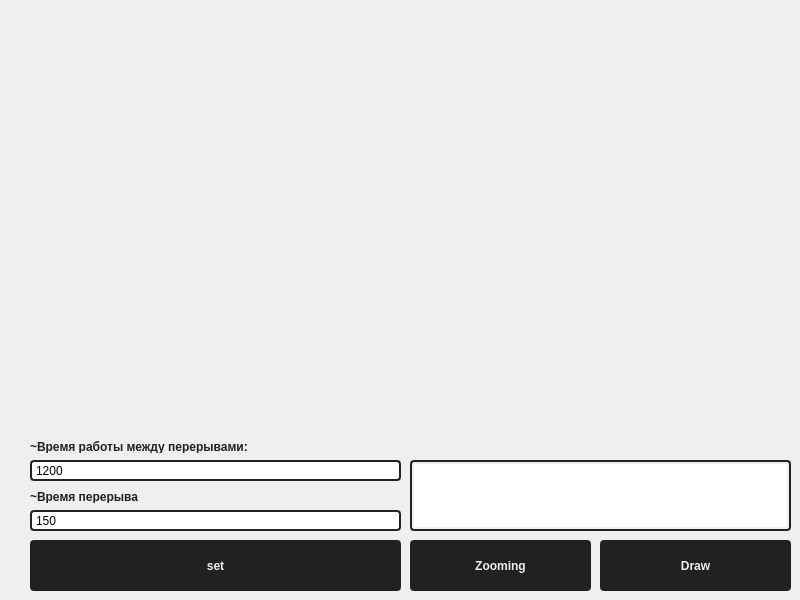
    <widget class="QWidget" name="time_among">
     <widget class="QWidget" name="gridLayoutWidget_2">
      <property name="geometry">
       <rect>
        <x>30</x>
        <y>30</y>
        <width>761</width>
        <height>391</height>
       </rect>
      </property>
      <layout class="QGridLayout" name="gridLayout_3"/>
     </widget>
     <widget class="QPushButton" name="zooming_2">
      <property name="geometry">
       <rect>
        <x>410</x>
        <y>540</y>
        <width>181</width>
        <height>51</height>
       </rect>
      </property>
      <property name="font">
       <font>
        <weight>75</weight>
        <bold>true</bold>
       </font>
      </property>
      <property name="styleSheet">
       <string notr="true">QPushButton:hover{
        background-color: #0D7377;

		color: #EEEEEE;
	 border: 2px solid rgb(33, 33, 33); ;
     border-radius: 4px;

}

QPushButton {
    



    background-color: rgb(33, 33, 33);

	color: #EEEEEE;
	 border: 2px solid rgb(33, 33, 33); ;
     border-radius: 4px;
}




QPushButton:pressed {
       
 border: 2px solid #EEEEEE;
     border-radius: 2px;

}</string>
      </property>
      <property name="text">
       <string>Zooming</string>
      </property>
     </widget>
     <widget class="QLabel" name="label_25">
      <property name="geometry">
       <rect>
        <x>30</x>
        <y>440</y>
        <width>281</width>
        <height>13</height>
       </rect>
      </property>
      <property name="font">
       <font>
        <weight>75</weight>
        <bold>true</bold>
       </font>
      </property>
      <property name="styleSheet">
       <string notr="true">color: rgb(33, 33, 33)</string>
      </property>
      <property name="text">
       <string>~Время работы между перерывами:</string>
      </property>
     </widget>
     <widget class="QLabel" name="label_26">
      <property name="geometry">
       <rect>
        <x>30</x>
        <y>490</y>
        <width>281</width>
        <height>13</height>
       </rect>
      </property>
      <property name="font">
       <font>
        <weight>75</weight>
        <bold>true</bold>
       </font>
      </property>
      <property name="styleSheet">
       <string notr="true">color: rgb(33, 33, 33)
</string>
      </property>
      <property name="text">
       <string>~Время перерыва</string>
      </property>
     </widget>
     <widget class="QLineEdit" name="work_time">
      <property name="geometry">
       <rect>
        <x>30</x>
        <y>460</y>
        <width>371</width>
        <height>21</height>
       </rect>
      </property>
      <property name="font">
       <font>
        <weight>50</weight>
        <bold>false</bold>
       </font>
      </property>
      <property name="styleSheet">
       <string notr="true"> border: 2px solid rgb(33, 33, 33);
     border-radius: 4px;
     padding: 2px;</string>
      </property>
      <property name="text">
       <string>1200</string>
      </property>
     </widget>
     <widget class="QLineEdit" name="break_time">
      <property name="geometry">
       <rect>
        <x>30</x>
        <y>510</y>
        <width>371</width>
        <height>21</height>
       </rect>
      </property>
      <property name="font">
       <font>
        <weight>50</weight>
        <bold>false</bold>
       </font>
      </property>
      <property name="styleSheet">
       <string notr="true"> border: 2px solid rgb(33, 33, 33);
     border-radius: 4px;
     padding: 2px;
</string>
      </property>
      <property name="text">
       <string>150</string>
      </property>
     </widget>
     <widget class="QPushButton" name="draw_gr2">
      <property name="geometry">
       <rect>
        <x>600</x>
        <y>540</y>
        <width>191</width>
        <height>51</height>
       </rect>
      </property>
      <property name="font">
       <font>
        <weight>75</weight>
        <bold>true</bold>
       </font>
      </property>
      <property name="styleSheet">
       <string notr="true">QPushButton:hover{
        background-color: #0D7377;

		color: #EEEEEE;
	 border: 2px solid rgb(33, 33, 33); ;
     border-radius: 4px;

}

QPushButton {
    



    background-color: rgb(33, 33, 33);

	color: #EEEEEE;
	 border: 2px solid rgb(33, 33, 33); ;
     border-radius: 4px;
}




QPushButton:pressed {
       
 border: 2px solid #EEEEEE;
     border-radius: 2px;

}</string>
      </property>
      <property name="text">
       <string>Draw</string>
      </property>
     </widget>
     <widget class="QTextBrowser" name="param">
      <property name="geometry">
       <rect>
        <x>410</x>
        <y>460</y>
        <width>381</width>
        <height>71</height>
       </rect>
      </property>
      <property name="font">
       <font>
        <weight>50</weight>
        <bold>false</bold>
       </font>
      </property>
      <property name="styleSheet">
       <string notr="true"> border: 2px solid rgb(33, 33, 33);
     border-radius: 4px;
     padding: 2px;</string>
      </property>
     </widget>
     <widget class="QPushButton" name="set_par">
      <property name="geometry">
       <rect>
        <x>30</x>
        <y>540</y>
        <width>371</width>
        <height>51</height>
       </rect>
      </property>
      <property name="font">
       <font>
        <weight>75</weight>
        <bold>true</bold>
       </font>
      </property>
      <property name="styleSheet">
       <string notr="true">QPushButton:hover{
        background-color: #0D7377;

		color: #EEEEEE;
	 border: 2px solid rgb(33, 33, 33); ;
     border-radius: 4px;

}

QPushButton {
    



    background-color: rgb(33, 33, 33);

	color: #EEEEEE;
	 border: 2px solid rgb(33, 33, 33); ;
     border-radius: 4px;
}




QPushButton:pressed {
       
 border: 2px solid #EEEEEE;
     border-radius: 2px;

}</string>
      </property>
      <property name="text">
       <string>set</string>
      </property>
     </widget>
    </widget>
